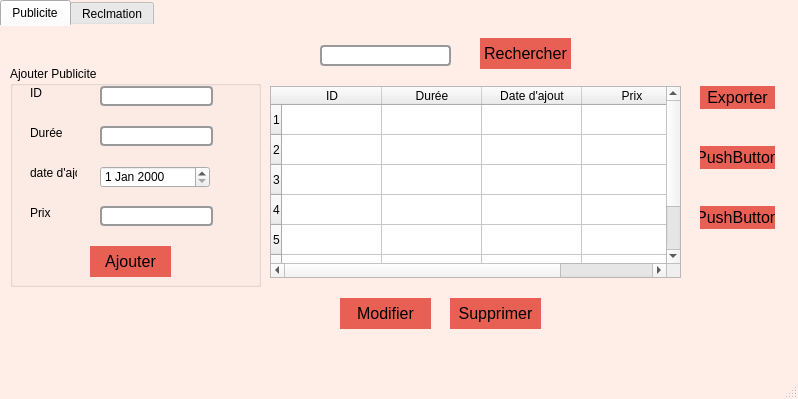
<?xml version="1.0" encoding="UTF-8"?>
<ui version="4.0">
 <class>MainWindow</class>
 <widget class="QMainWindow" name="MainWindow">
  <property name="geometry">
   <rect>
    <x>0</x>
    <y>0</y>
    <width>798</width>
    <height>399</height>
   </rect>
  </property>
  <property name="windowTitle">
   <string>MainWindow</string>
  </property>
  <property name="styleSheet">
   <string notr="true">QMainWindow
{
background-color:#FFEEE7;

}</string>
  </property>
  <widget class="QWidget" name="centralwidget">
   <widget class="QTabWidget" name="tabWidget">
    <property name="geometry">
     <rect>
      <x>0</x>
      <y>0</y>
      <width>801</width>
      <height>381</height>
     </rect>
    </property>
    <property name="styleSheet">
     <string notr="true">

QTabWidget:pane {
border:4px;
background-color:#FFEEE7;
border-color:#666666;
border-radius:4px;
}</string>
    </property>
    <property name="currentIndex">
     <number>0</number>
    </property>
    <widget class="QWidget" name="tab">
     <attribute name="title">
      <string>Publicite</string>
     </attribute>
     <widget class="QGroupBox" name="groupBox_2">
      <property name="geometry">
       <rect>
        <x>10</x>
        <y>40</y>
        <width>251</width>
        <height>221</height>
       </rect>
      </property>
      <property name="title">
       <string>Ajouter Publicite</string>
      </property>
      <widget class="QLineEdit" name="lineEdit_6">
       <property name="geometry">
        <rect>
         <x>90</x>
         <y>20</y>
         <width>113</width>
         <height>20</height>
        </rect>
       </property>
       <property name="styleSheet">
        <string notr="true">QLineEdit
{
color:#000;
border:2px solid  #999999; 
  border-radius: 4px;

}</string>
       </property>
      </widget>
      <widget class="QPushButton" name="pushButton_8">
       <property name="geometry">
        <rect>
         <x>80</x>
         <y>180</y>
         <width>81</width>
         <height>31</height>
        </rect>
       </property>
       <property name="styleSheet">
        <string notr="true">QPushButton {
 background-color:#e86054;  /* Green */ 
  border: none;
 /* color: gray; 
  padding: 15px 32px;*/
  text-align: center;
  font-size: 16px;
	border:9px;
}
QPushButton:hover{

background-color:#e0987b;
color:#7d2b20;
}
QPushButton:click{

background-color:#FCDBCE;
}</string>
       </property>
       <property name="text">
        <string>Ajouter</string>
       </property>
      </widget>
      <widget class="QLabel" name="label_6">
       <property name="geometry">
        <rect>
         <x>20</x>
         <y>60</y>
         <width>47</width>
         <height>13</height>
        </rect>
       </property>
       <property name="text">
        <string>Durée</string>
       </property>
      </widget>
      <widget class="QLineEdit" name="lineEdit_8">
       <property name="geometry">
        <rect>
         <x>90</x>
         <y>140</y>
         <width>113</width>
         <height>20</height>
        </rect>
       </property>
       <property name="styleSheet">
        <string notr="true">QLineEdit
{
color:#000;
border:2px solid  #999999; 
  border-radius: 4px;

}</string>
       </property>
      </widget>
      <widget class="QLabel" name="label_5">
       <property name="geometry">
        <rect>
         <x>20</x>
         <y>20</y>
         <width>47</width>
         <height>13</height>
        </rect>
       </property>
       <property name="text">
        <string>ID</string>
       </property>
      </widget>
      <widget class="QLabel" name="label_7">
       <property name="geometry">
        <rect>
         <x>20</x>
         <y>100</y>
         <width>47</width>
         <height>13</height>
        </rect>
       </property>
       <property name="text">
        <string>date d'ajout</string>
       </property>
      </widget>
      <widget class="QLabel" name="label_8">
       <property name="geometry">
        <rect>
         <x>20</x>
         <y>140</y>
         <width>47</width>
         <height>13</height>
        </rect>
       </property>
       <property name="text">
        <string>Prix</string>
       </property>
      </widget>
      <widget class="QDateEdit" name="dateEdit">
       <property name="geometry">
        <rect>
         <x>90</x>
         <y>100</y>
         <width>110</width>
         <height>22</height>
        </rect>
       </property>
      </widget>
      <widget class="QLineEdit" name="lineEdit_7">
       <property name="geometry">
        <rect>
         <x>90</x>
         <y>60</y>
         <width>113</width>
         <height>20</height>
        </rect>
       </property>
       <property name="styleSheet">
        <string notr="true">QLineEdit
{
color:#000;
border:2px solid  #999999; 
  border-radius: 4px;

}</string>
       </property>
      </widget>
     </widget>
     <widget class="QLineEdit" name="lineEdit_9">
      <property name="geometry">
       <rect>
        <x>320</x>
        <y>19</y>
        <width>131</width>
        <height>21</height>
       </rect>
      </property>
      <property name="styleSheet">
       <string notr="true">QLineEdit
{
color:#000;
border:2px solid  #999999; 
  border-radius: 4px;

}</string>
      </property>
     </widget>
     <widget class="QPushButton" name="pushButton_9">
      <property name="geometry">
       <rect>
        <x>480</x>
        <y>12</y>
        <width>91</width>
        <height>31</height>
       </rect>
      </property>
      <property name="styleSheet">
       <string notr="true">QPushButton {
 background-color:#e86054;  /* Green */ 
  border: none;
 /* color: gray; 
  padding: 15px 32px;*/
  text-align: center;
  font-size: 16px;
	border:9px;
}
QPushButton:hover{

background-color:#e0987b;
color:#7d2b20;
}
QPushButton:click{

background-color:#FCDBCE;
}</string>
      </property>
      <property name="text">
       <string>Rechercher</string>
      </property>
     </widget>
     <widget class="QTableWidget" name="tableWidget_2">
      <property name="geometry">
       <rect>
        <x>270</x>
        <y>60</y>
        <width>411</width>
        <height>192</height>
       </rect>
      </property>
      <row>
       <property name="text">
        <string>1</string>
       </property>
      </row>
      <row>
       <property name="text">
        <string>2</string>
       </property>
      </row>
      <row>
       <property name="text">
        <string>3</string>
       </property>
      </row>
      <row>
       <property name="text">
        <string>4</string>
       </property>
      </row>
      <row>
       <property name="text">
        <string>5</string>
       </property>
      </row>
      <row>
       <property name="text">
        <string>6</string>
       </property>
      </row>
      <row>
       <property name="text">
        <string>8</string>
       </property>
      </row>
      <column>
       <property name="text">
        <string>ID</string>
       </property>
      </column>
      <column>
       <property name="text">
        <string>Durée</string>
       </property>
      </column>
      <column>
       <property name="text">
        <string>Date d'ajout</string>
       </property>
      </column>
      <column>
       <property name="text">
        <string>Prix</string>
       </property>
      </column>
     </widget>
     <widget class="QPushButton" name="pushButton_10">
      <property name="geometry">
       <rect>
        <x>340</x>
        <y>272</y>
        <width>91</width>
        <height>31</height>
       </rect>
      </property>
      <property name="styleSheet">
       <string notr="true">QPushButton {
 background-color:#e86054;  /* Green */ 
  border: none;
 /* color: gray; 
  padding: 15px 32px;*/
  text-align: center;
  font-size: 16px;
	border:9px;
}
QPushButton:hover{

background-color:#e0987b;
color:#7d2b20;
}
QPushButton:click{

background-color:#FCDBCE;
}</string>
      </property>
      <property name="text">
       <string>Modifier</string>
      </property>
     </widget>
     <widget class="QPushButton" name="pushButton_11">
      <property name="geometry">
       <rect>
        <x>450</x>
        <y>272</y>
        <width>91</width>
        <height>31</height>
       </rect>
      </property>
      <property name="styleSheet">
       <string notr="true">QPushButton {
 background-color:#e86054;  /* Green */ 
  border: none;
 /* color: gray; 
  padding: 15px 32px;*/
  text-align: center;
  font-size: 16px;
	border:9px;
}
QPushButton:hover{

background-color:#e0987b;
color:#7d2b20;
}
QPushButton:click{

background-color:#FCDBCE;
}</string>
      </property>
      <property name="text">
       <string>Supprimer</string>
      </property>
     </widget>
     <widget class="QPushButton" name="pushButton_12">
      <property name="geometry">
       <rect>
        <x>700</x>
        <y>60</y>
        <width>75</width>
        <height>23</height>
       </rect>
      </property>
      <property name="styleSheet">
       <string notr="true">QPushButton {
 background-color:#e86054;  /* Green */ 
  border: none;
 /* color: gray; 
  padding: 15px 32px;*/
  text-align: center;
  font-size: 16px;
	border:9px;
}
QPushButton:hover{

background-color:#e0987b;
color:#7d2b20;
}
QPushButton:click{

background-color:#FCDBCE;
}</string>
      </property>
      <property name="text">
       <string>Exporter</string>
      </property>
     </widget>
     <widget class="QPushButton" name="pushButton_13">
      <property name="geometry">
       <rect>
        <x>700</x>
        <y>120</y>
        <width>75</width>
        <height>23</height>
       </rect>
      </property>
      <property name="styleSheet">
       <string notr="true">QPushButton {
 background-color:#e86054;  /* Green */ 
  border: none;
 /* color: gray; 
  padding: 15px 32px;*/
  text-align: center;
  font-size: 16px;
	border:9px;
}
QPushButton:hover{

background-color:#e0987b;
color:#7d2b20;
}
QPushButton:click{

background-color:#FCDBCE;
}</string>
      </property>
      <property name="text">
       <string>PushButton</string>
      </property>
     </widget>
     <widget class="QPushButton" name="pushButton_14">
      <property name="geometry">
       <rect>
        <x>700</x>
        <y>180</y>
        <width>75</width>
        <height>23</height>
       </rect>
      </property>
      <property name="styleSheet">
       <string notr="true">QPushButton {
 background-color:#e86054;  /* Green */ 
  border: none;
 /* color: gray; 
  padding: 15px 32px;*/
  text-align: center;
  font-size: 16px;
	border:9px;
}
QPushButton:hover{

background-color:#e0987b;
color:#7d2b20;
}
QPushButton:click{

background-color:#FCDBCE;
}</string>
      </property>
      <property name="text">
       <string>PushButton</string>
      </property>
     </widget>
    </widget>
    <widget class="QWidget" name="tab_2">
     <attribute name="title">
      <string>Reclmation</string>
     </attribute>
     <widget class="QGroupBox" name="groupBox">
      <property name="geometry">
       <rect>
        <x>10</x>
        <y>40</y>
        <width>231</width>
        <height>211</height>
       </rect>
      </property>
      <property name="title">
       <string>Ajouter reclamation</string>
      </property>
      <widget class="QLabel" name="label">
       <property name="geometry">
        <rect>
         <x>20</x>
         <y>20</y>
         <width>47</width>
         <height>13</height>
        </rect>
       </property>
       <property name="text">
        <string>ID</string>
       </property>
      </widget>
      <widget class="QLabel" name="label_2">
       <property name="geometry">
        <rect>
         <x>20</x>
         <y>60</y>
         <width>47</width>
         <height>13</height>
        </rect>
       </property>
       <property name="text">
        <string>Produit ID</string>
       </property>
      </widget>
      <widget class="QLabel" name="label_3">
       <property name="geometry">
        <rect>
         <x>20</x>
         <y>100</y>
         <width>47</width>
         <height>13</height>
        </rect>
       </property>
       <property name="text">
        <string>Date d'ajout</string>
       </property>
      </widget>
      <widget class="QLabel" name="label_4">
       <property name="geometry">
        <rect>
         <x>20</x>
         <y>140</y>
         <width>47</width>
         <height>13</height>
        </rect>
       </property>
       <property name="text">
        <string>Description</string>
       </property>
      </widget>
      <widget class="QPushButton" name="pushButton">
       <property name="geometry">
        <rect>
         <x>110</x>
         <y>170</y>
         <width>75</width>
         <height>23</height>
        </rect>
       </property>
       <property name="styleSheet">
        <string notr="true">QPushButton {
 background-color:#e86054;  /* Green */ 
  border: none;
 /* color: gray; 
  padding: 15px 32px;*/
  text-align: center;
  font-size: 16px;
	border:9px;
}
QPushButton:hover{

background-color:#e0987b;
color:#7d2b20;
}
QPushButton:click{

background-color:#FCDBCE;
}</string>
       </property>
       <property name="text">
        <string>Ajouter</string>
       </property>
      </widget>
      <widget class="QLineEdit" name="lineEdit">
       <property name="geometry">
        <rect>
         <x>100</x>
         <y>20</y>
         <width>113</width>
         <height>20</height>
        </rect>
       </property>
       <property name="styleSheet">
        <string notr="true">QLineEdit
{
color:#000;
border:2px solid  #999999; 
  border-radius: 4px;

}</string>
       </property>
      </widget>
      <widget class="QLineEdit" name="lineEdit_4">
       <property name="geometry">
        <rect>
         <x>100</x>
         <y>140</y>
         <width>113</width>
         <height>20</height>
        </rect>
       </property>
       <property name="styleSheet">
        <string notr="true">QLineEdit
{
color:#000;
border:2px solid  #999999; 
  border-radius: 4px;

}</string>
       </property>
      </widget>
      <widget class="QLineEdit" name="lineEdit_2">
       <property name="geometry">
        <rect>
         <x>100</x>
         <y>60</y>
         <width>113</width>
         <height>20</height>
        </rect>
       </property>
       <property name="styleSheet">
        <string notr="true">QLineEdit
{
color:#000;
border:2px solid  #999999; 
  border-radius: 4px;

}</string>
       </property>
      </widget>
      <widget class="QLineEdit" name="lineEdit_3">
       <property name="geometry">
        <rect>
         <x>100</x>
         <y>100</y>
         <width>113</width>
         <height>20</height>
        </rect>
       </property>
       <property name="styleSheet">
        <string notr="true">QLineEdit
{
color:#000;
border:2px solid  #999999; 
  border-radius: 4px;

}</string>
       </property>
      </widget>
     </widget>
     <widget class="QLineEdit" name="lineEdit_5">
      <property name="geometry">
       <rect>
        <x>320</x>
        <y>20</y>
        <width>121</width>
        <height>21</height>
       </rect>
      </property>
      <property name="styleSheet">
       <string notr="true">QLineEdit
{
color:#000;
border:2px solid  #999999; 
  border-radius: 4px;

}</string>
      </property>
     </widget>
     <widget class="QPushButton" name="pushButton_2">
      <property name="geometry">
       <rect>
        <x>460</x>
        <y>10</y>
        <width>101</width>
        <height>31</height>
       </rect>
      </property>
      <property name="styleSheet">
       <string notr="true">QPushButton {
 background-color:#e86054;  /* Green */ 
  border: none;
 /* color: gray; 
  padding: 15px 32px;*/
  text-align: center;
  font-size: 16px;
	border:9px;
}
QPushButton:hover{

background-color:#e0987b;
color:#7d2b20;
}
QPushButton:click{

background-color:#FCDBCE;
}</string>
      </property>
      <property name="text">
       <string>Rechercher</string>
      </property>
     </widget>
     <widget class="QTableWidget" name="tableWidget">
      <property name="geometry">
       <rect>
        <x>250</x>
        <y>50</y>
        <width>411</width>
        <height>192</height>
       </rect>
      </property>
      <column>
       <property name="text">
        <string>ID</string>
       </property>
      </column>
      <column>
       <property name="text">
        <string>Produit ID</string>
       </property>
      </column>
      <column>
       <property name="text">
        <string>Date d'ajout</string>
       </property>
      </column>
      <column>
       <property name="text">
        <string>Description</string>
       </property>
      </column>
     </widget>
     <widget class="QPushButton" name="pushButton_3">
      <property name="geometry">
       <rect>
        <x>330</x>
        <y>260</y>
        <width>91</width>
        <height>41</height>
       </rect>
      </property>
      <property name="styleSheet">
       <string notr="true">QPushButton {
 background-color:#e86054;  /* Green */ 
  border: none;
 /* color: gray; 
  padding: 15px 32px;*/
  text-align: center;
  font-size: 16px;
	border:9px;
}
QPushButton:hover{

background-color:#e0987b;
color:#7d2b20;
}
QPushButton:click{

background-color:#FCDBCE;
}</string>
      </property>
      <property name="text">
       <string>Modifier</string>
      </property>
     </widget>
     <widget class="QPushButton" name="pushButton_4">
      <property name="geometry">
       <rect>
        <x>490</x>
        <y>260</y>
        <width>91</width>
        <height>41</height>
       </rect>
      </property>
      <property name="styleSheet">
       <string notr="true">QPushButton {
 background-color:#e86054;  /* Green */ 
  border: none;
 /* color: gray; 
  padding: 15px 32px;*/
  text-align: center;
  font-size: 16px;
	border:9px;
}
QPushButton:hover{

background-color:#e0987b;
color:#7d2b20;
}
QPushButton:click{

background-color:#FCDBCE;
}</string>
      </property>
      <property name="text">
       <string>Supprimer</string>
      </property>
     </widget>
     <widget class="QPushButton" name="pushButton_5">
      <property name="geometry">
       <rect>
        <x>700</x>
        <y>50</y>
        <width>75</width>
        <height>23</height>
       </rect>
      </property>
      <property name="styleSheet">
       <string notr="true">QPushButton {
 background-color:#e86054;  /* Green */ 
  border: none;
 /* color: gray; 
  padding: 15px 32px;*/
  text-align: center;
  font-size: 16px;
	border:9px;
}
QPushButton:hover{

background-color:#e0987b;
color:#7d2b20;
}
QPushButton:click{

background-color:#FCDBCE;
}</string>
      </property>
      <property name="text">
       <string>Exporter</string>
      </property>
     </widget>
     <widget class="QPushButton" name="pushButton_6">
      <property name="geometry">
       <rect>
        <x>700</x>
        <y>120</y>
        <width>75</width>
        <height>23</height>
       </rect>
      </property>
      <property name="styleSheet">
       <string notr="true">QPushButton {
 background-color:#e86054;  /* Green */ 
  border: none;
 /* color: gray; 
  padding: 15px 32px;*/
  text-align: center;
  font-size: 16px;
	border:9px;
}
QPushButton:hover{

background-color:#e0987b;
color:#7d2b20;
}
QPushButton:click{

background-color:#FCDBCE;
}</string>
      </property>
      <property name="text">
       <string>Statistique</string>
      </property>
     </widget>
     <widget class="QPushButton" name="pushButton_7">
      <property name="geometry">
       <rect>
        <x>730</x>
        <y>200</y>
        <width>75</width>
        <height>23</height>
       </rect>
      </property>
      <property name="styleSheet">
       <string notr="true">QPushButton {
 background-color:#e86054;  /* Green */ 
  border: none;
 /* color: gray; 
  padding: 15px 32px;*/
  text-align: center;
  font-size: 16px;
	border:9px;
}
QPushButton:hover{

background-color:#e0987b;
color:#7d2b20;
}
QPushButton:click{

background-color:#FCDBCE;
}</string>
      </property>
      <property name="text">
       <string>Imprimer</string>
      </property>
     </widget>
    </widget>
   </widget>
  </widget>
  <widget class="QMenuBar" name="menubar">
   <property name="geometry">
    <rect>
     <x>0</x>
     <y>0</y>
     <width>798</width>
     <height>21</height>
    </rect>
   </property>
  </widget>
  <widget class="QStatusBar" name="statusbar"/>
 </widget>
 <resources/>
 <connections/>
</ui>
